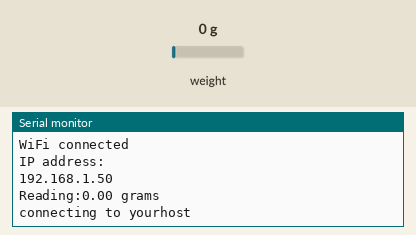
The sketch below on a simulated ESP32. On the bench: the last lines printed to the serial monitor. The test bench sets the inputs (shaded band); at power-on: weight on the scale 0 g. WiFi joins after 1.5 s; servers stay silent unless stated; uploads are accepted with an empty reply.

Above: at 3.7 s.
3.8 s: weight on the scale set to 100 g
At 5.5 s:
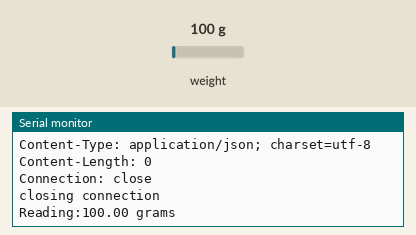
6.6 s: weight on the scale set to 1250 g
At 9.4 s:
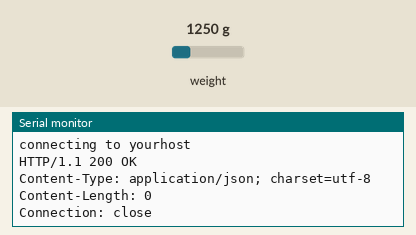
Timing chart, 0 to 10.9 s (numbered marks = the images above; inputs shaded):
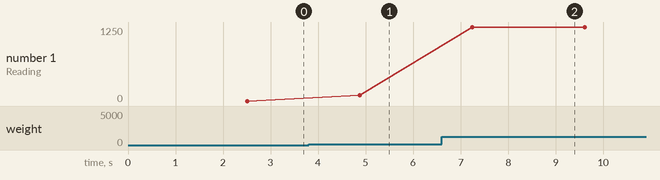

Measured:
- after the input at 3.8 s, the serial monitor: prints a new line after 1.1 s (image 1)
- after the input at 6.6 s, the serial monitor: prints a new line after 0.64 s (image 2)
- plotted number 1: 0 → 100 after the input at 3.8 s, 100 → 1250 after the input at 6.6 s

The sketch:

read_and_post_sensor_data.ino
```cpp
#include <HX711.h>
#include <WiFi.h>
#include <WiFiClient.h>
#include <WiFiServer.h>
#include <WiFiUdp.h>

const char* ssid     = "yourssid";
const char* password = "yourpassword";
const char* host = "yourhost";
#define DOUT  D2  // Arduino pin 6 connect to HX711 DOUT
#define CLK  D3  //  Arduino pin 5 connect to HX711 CLK
HX711 scale;

float calibration_factor = -125;
float agirlik;
float ounces;
String id = "1";
void setup()
{
  scale.begin(DOUT, CLK);
  Serial.begin(9600);
  Serial.println("HX711 weighing");
  scale.set_scale(calibration_factor);
  scale.tare();
  Serial.println("Readings:");

 //wifi bağlama
    Serial.begin(115200);
    Serial.println();
    Serial.println();
    Serial.print("Connecting to ");
    Serial.println(ssid);

    WiFi.begin(ssid, password);

    while (WiFi.status() != WL_CONNECTED) {
        delay(500);
        Serial.print(".");
    }

    Serial.println("");
    Serial.println("WiFi connected");
    Serial.println("IP address: ");
    Serial.println(WiFi.localIP());
}

void loop()
{
  Serial.print("Reading:");
  agirlik = scale.get_units(),10;
  if (agirlik < 0)
  {
    agirlik = 0.00;
  }
  ounces = agirlik * 0.035274;
  Serial.print(agirlik);
  Serial.println(" grams");
  delay(1000);
  Serial.print("connecting to ");
  Serial.println(host);

  // Use WiFiClient class to create TCP connections
    WiFiClient client;
    const int httpPort = 80;
    if (!client.connect(host, httpPort)) {
        Serial.println("connection failed");
        return;

}

// This will send the request to the server
 client.print(String("GET http://yourhost/connect.php?") +
                          ("&sensor_id=") + id +
                          ("&gram_agirlik=") + agirlik +
                          " HTTP/1.1\r\n" +
                 "Host: " + host + "\r\n" +
                 "Connection: close\r\n\r\n");
    unsigned long timeout = millis();
    while (client.available() == 0) {
        if (millis() - timeout > 1000) {
            Serial.println(">>> Client Timeout !");
            client.stop();
            return;
        }
    }

    // Read all the lines of the reply from server and print them to Serial
    while(client.available()) {
        String line = client.readStringUntil('\r');
        Serial.print(line);

    }

    Serial.println();
    Serial.println("closing connection");
}
```
